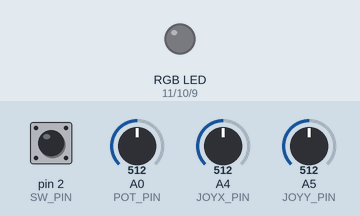
Bench run of a sketch on a simulated Arduino Uno, built with avr-gcc and run on an emulated ATmega328P. On the bench: an RGB LED mixed from three pins (HIGH = lit). Inputs (shaded band) come from the test bench; at power-on: pin 2 (SW_PIN) HIGH, A4 (JOYX_PIN) = 512, A5 (JOYY_PIN) = 512, A0 (POT_PIN) = 512.

Above: at 1.2 s.
1.3 s: pin 2 (SW_PIN) pulled LOW for 0.15 s
At 1.9 s:
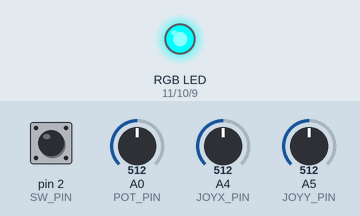
4.8 s: A4 (JOYX_PIN) set to 504
7.8 s: A5 (JOYY_PIN) set to 602
9.3 s: A5 (JOYY_PIN) set to 629
10.8 s: A4 (JOYX_PIN) set to 605
12.3 s: A4 (JOYX_PIN) set to 626
Timing chart, 0 to 15.3 s (numbered marks = the images above; inputs shaded):
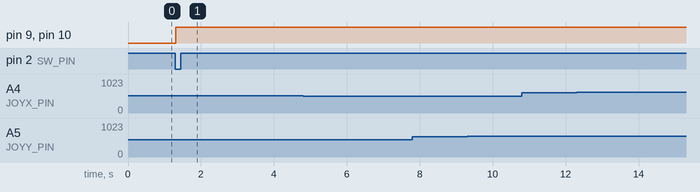

The sketch:

Controller.ino
```cpp
const int JOYX_PIN = A4;
const int JOYY_PIN = A5;
const int SW_PIN = 2;

const int POT_PIN = A0;
const int COLOR_BUTTON_PIN = 2;

const int RED_PIN = 11;
const int GREEN_PIN = 10;
const int BLUE_PIN = 9;

int colorIndex = 0;
bool lastButtonState = false;
bool colorSelected = false;

const int NUM_READINGS = 10;

struct AxisReadings {
  int readIndex;
  int readings[NUM_READINGS];
  float total = 0;
  int average = 0;
  int zeroed;
} xAxisReadings, yAxisReadings;

bool zeroing = false;
bool ready = false;

int colors[10][3] = {
  {255, 0, 0},     // Red
  {255, 100, 0},   // Orange
  {255, 255, 0},   // Yellow
  {0, 255, 0},     // Green
  {0, 255, 255},   // Turquoise
  {0, 0, 255},     // Blue
  {255, 0, 255},   // Pink
  {139, 69, 19},   // Brown
  {255, 255, 255}, // White
  {0, 0, 0}        // Black
};

void setup() {
  Serial.begin(9600);

  pinMode(SW_PIN, INPUT_PULLUP);
  pinMode(COLOR_BUTTON_PIN, INPUT_PULLUP);

  pinMode(RED_PIN, OUTPUT);
  pinMode(GREEN_PIN, OUTPUT);
  pinMode(BLUE_PIN, OUTPUT);

  for (int i = 0; i < NUM_READINGS; i++) {
    xAxisReadings.readings[i] = yAxisReadings.readings[i] = 0;
  }
}

void loop() {
  int xValue = analogRead(JOYX_PIN);
  int yValue = analogRead(JOYY_PIN);
  int swValue = !digitalRead(SW_PIN);
  int buttonState = !digitalRead(COLOR_BUTTON_PIN);
  int potValue = analogRead(POT_PIN);

  smoothAxis(&xAxisReadings, xValue);
  smoothAxis(&yAxisReadings, yValue);

  if (Serial.available() > 0) {
    String msg = Serial.readStringUntil('\n');
    if (msg == "zero") {
      zeroing = true;
    }
  }

  if (zeroing) {
    xAxisReadings.zeroed = xAxisReadings.average;
    yAxisReadings.zeroed = yAxisReadings.average;
    zeroing = false;
    ready = true;
  }

  // Update color index from potentiometer (scaled 0-9)
  if (!colorSelected) {
    colorIndex = map(potValue, 0, 1023, 0, 9);
  }

  // On button press, update RGB LED and lock in color
  if (buttonState && !lastButtonState) {
    colorSelected = true;
    analogWrite(RED_PIN, colors[colorIndex][0]);
    analogWrite(GREEN_PIN, colors[colorIndex][1]);
    analogWrite(BLUE_PIN, colors[colorIndex][2]);
  }
  lastButtonState = buttonState;

  if (ready) {
    Serial.print(xAxisReadings.average - xAxisReadings.zeroed);
    Serial.print(",");
    Serial.print(yAxisReadings.average - yAxisReadings.zeroed);
    Serial.print(",");
    Serial.print(swValue);
    Serial.print(",");
    Serial.println(colorIndex);
  }

  delay(16);
}

void smoothAxis(AxisReadings *readings, int newValue) {
  int index = readings->readIndex;
  readings->total = readings->total - readings->readings[index];
  readings->readings[index] = newValue;
  readings->total += newValue;
  readings->readIndex = (index + 1) % NUM_READINGS;
  readings->average = round(readings->total / NUM_READINGS);
}
```

Measured:
- after the input at 1.3 s, pin 9 (BLUE_PIN), pin 10 (GREEN_PIN): LOW → HIGH at once
- after the input at 4.8 s, every drawn part: stays the same
- after the input at 7.8 s, every drawn part: stays the same
- after the input at 9.3 s, every drawn part: stays the same
- after the input at 10.8 s, every drawn part: stays the same
- after the input at 12.3 s, every drawn part: stays the same
